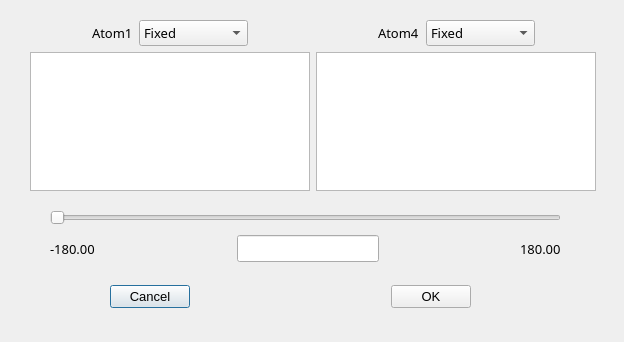
<?xml version="1.0" encoding="UTF-8"?>
<ui version="4.0">
 <class>Dialog_torsion</class>
 <widget class="QDialog" name="Dialog_torsion">
  <property name="geometry">
   <rect>
    <x>0</x>
    <y>0</y>
    <width>624</width>
    <height>342</height>
   </rect>
  </property>
  <property name="windowTitle">
   <string>Dialog</string>
  </property>
  <widget class="QWidget" name="layoutWidget">
   <property name="geometry">
    <rect>
     <x>110</x>
     <y>280</y>
     <width>361</width>
     <height>34</height>
    </rect>
   </property>
   <layout class="QHBoxLayout" name="horizontalLayout">
    <item>
     <widget class="QPushButton" name="pushButton_cancel">
      <property name="font">
       <font>
        <pointsize>10</pointsize>
       </font>
      </property>
      <property name="text">
       <string>Cancel</string>
      </property>
     </widget>
    </item>
    <item>
     <spacer name="sf">
      <property name="orientation">
       <enum>Qt::Horizontal</enum>
      </property>
      <property name="sizeHint" stdset="0">
       <size>
        <width>40</width>
        <height>20</height>
       </size>
      </property>
     </spacer>
    </item>
    <item>
     <widget class="QPushButton" name="pushButton_ok">
      <property name="font">
       <font>
        <pointsize>10</pointsize>
       </font>
      </property>
      <property name="text">
       <string>OK</string>
      </property>
     </widget>
    </item>
   </layout>
  </widget>
  <widget class="QWidget" name="layoutWidget">
   <property name="geometry">
    <rect>
     <x>50</x>
     <y>210</y>
     <width>511</width>
     <height>57</height>
    </rect>
   </property>
   <layout class="QVBoxLayout" name="verticalLayout_3">
    <item>
     <widget class="QSlider" name="horizontalSlider">
      <property name="orientation">
       <enum>Qt::Horizontal</enum>
      </property>
     </widget>
    </item>
    <item>
     <layout class="QHBoxLayout" name="_10">
      <item>
       <widget class="QLabel" name="label21">
        <property name="font">
         <font>
          <family>Sans Serif</family>
          <pointsize>10</pointsize>
         </font>
        </property>
        <property name="text">
         <string>-180.00</string>
        </property>
       </widget>
      </item>
      <item>
       <spacer>
        <property name="orientation">
         <enum>Qt::Horizontal</enum>
        </property>
        <property name="sizeHint" stdset="0">
         <size>
          <width>40</width>
          <height>20</height>
         </size>
        </property>
       </spacer>
      </item>
      <item>
       <widget class="QLineEdit" name="lineEdit">
        <property name="maximumSize">
         <size>
          <width>200</width>
          <height>16777215</height>
         </size>
        </property>
        <property name="font">
         <font>
          <pointsize>12</pointsize>
         </font>
        </property>
       </widget>
      </item>
      <item>
       <spacer>
        <property name="orientation">
         <enum>Qt::Horizontal</enum>
        </property>
        <property name="sizeHint" stdset="0">
         <size>
          <width>40</width>
          <height>20</height>
         </size>
        </property>
       </spacer>
      </item>
      <item>
       <widget class="QLabel" name="label22">
        <property name="font">
         <font>
          <family>Sans Serif</family>
          <pointsize>10</pointsize>
         </font>
        </property>
        <property name="text">
         <string>180.00</string>
        </property>
       </widget>
      </item>
     </layout>
    </item>
   </layout>
  </widget>
  <widget class="QWidget" name="layoutWidget">
   <property name="geometry">
    <rect>
     <x>30</x>
     <y>20</y>
     <width>566</width>
     <height>171</height>
    </rect>
   </property>
   <layout class="QHBoxLayout" name="horizontalLayout_2">
    <item>
     <layout class="QVBoxLayout" name="verticalLayout_2">
      <item>
       <layout class="QHBoxLayout" name="horizontalLayout_6">
        <item>
         <spacer name="horizontalSpacer_6">
          <property name="orientation">
           <enum>Qt::Horizontal</enum>
          </property>
          <property name="sizeHint" stdset="0">
           <size>
            <width>40</width>
            <height>20</height>
           </size>
          </property>
         </spacer>
        </item>
        <item>
         <widget class="QLabel" name="label1">
          <property name="font">
           <font>
            <family>Sans Serif</family>
            <pointsize>10</pointsize>
           </font>
          </property>
          <property name="text">
           <string>Atom1</string>
          </property>
         </widget>
        </item>
        <item>
         <widget class="QComboBox" name="comboBox1">
          <property name="font">
           <font>
            <family>Sans Serif</family>
            <pointsize>10</pointsize>
           </font>
          </property>
          <item>
           <property name="text">
            <string>Fixed</string>
           </property>
          </item>
          <item>
           <property name="text">
            <string>Rotate atom</string>
           </property>
          </item>
          <item>
           <property name="text">
            <string>Rotate group</string>
           </property>
          </item>
         </widget>
        </item>
        <item>
         <spacer name="horizontalSpacer_7">
          <property name="orientation">
           <enum>Qt::Horizontal</enum>
          </property>
          <property name="sizeHint" stdset="0">
           <size>
            <width>40</width>
            <height>20</height>
           </size>
          </property>
         </spacer>
        </item>
       </layout>
      </item>
      <item>
       <widget class="QPlainTextEdit" name="textEdit1"/>
      </item>
     </layout>
    </item>
    <item>
     <layout class="QVBoxLayout" name="verticalLayout">
      <item>
       <layout class="QHBoxLayout" name="horizontalLayout_5">
        <item>
         <spacer name="horizontalSpacer_4">
          <property name="orientation">
           <enum>Qt::Horizontal</enum>
          </property>
          <property name="sizeHint" stdset="0">
           <size>
            <width>40</width>
            <height>20</height>
           </size>
          </property>
         </spacer>
        </item>
        <item>
         <widget class="QLabel" name="label2">
          <property name="font">
           <font>
            <family>Sans Serif</family>
            <pointsize>10</pointsize>
           </font>
          </property>
          <property name="text">
           <string>Atom4</string>
          </property>
         </widget>
        </item>
        <item>
         <widget class="QComboBox" name="comboBox2">
          <property name="font">
           <font>
            <family>Sans Serif</family>
            <pointsize>10</pointsize>
           </font>
          </property>
          <item>
           <property name="text">
            <string>Fixed</string>
           </property>
          </item>
          <item>
           <property name="text">
            <string>Rotate atom</string>
           </property>
          </item>
          <item>
           <property name="text">
            <string>Rotate group</string>
           </property>
          </item>
         </widget>
        </item>
        <item>
         <spacer name="horizontalSpacer_5">
          <property name="orientation">
           <enum>Qt::Horizontal</enum>
          </property>
          <property name="sizeHint" stdset="0">
           <size>
            <width>40</width>
            <height>20</height>
           </size>
          </property>
         </spacer>
        </item>
       </layout>
      </item>
      <item>
       <widget class="QPlainTextEdit" name="textEdit2"/>
      </item>
     </layout>
    </item>
   </layout>
  </widget>
 </widget>
 <resources/>
 <connections/>
</ui>
